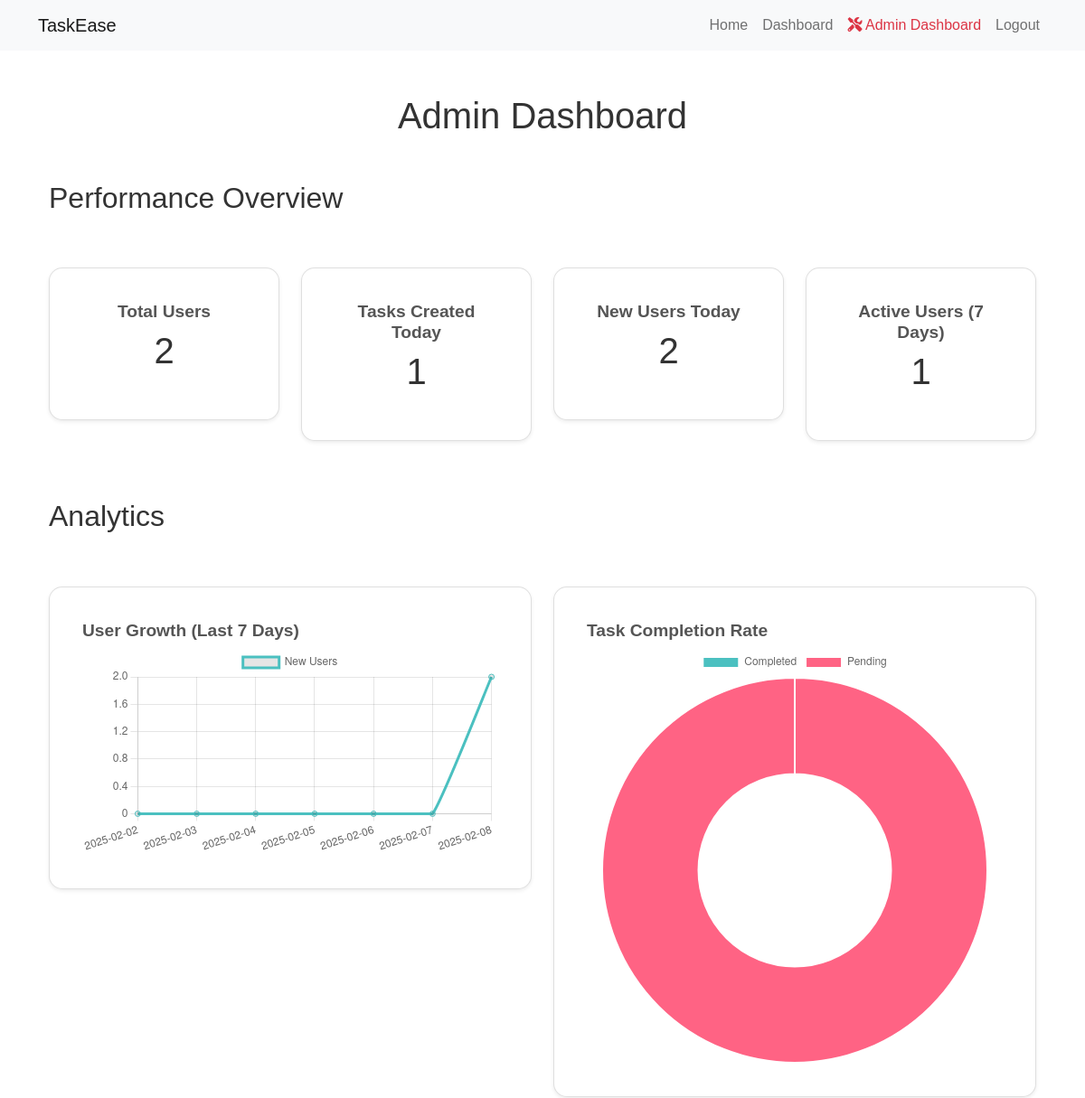
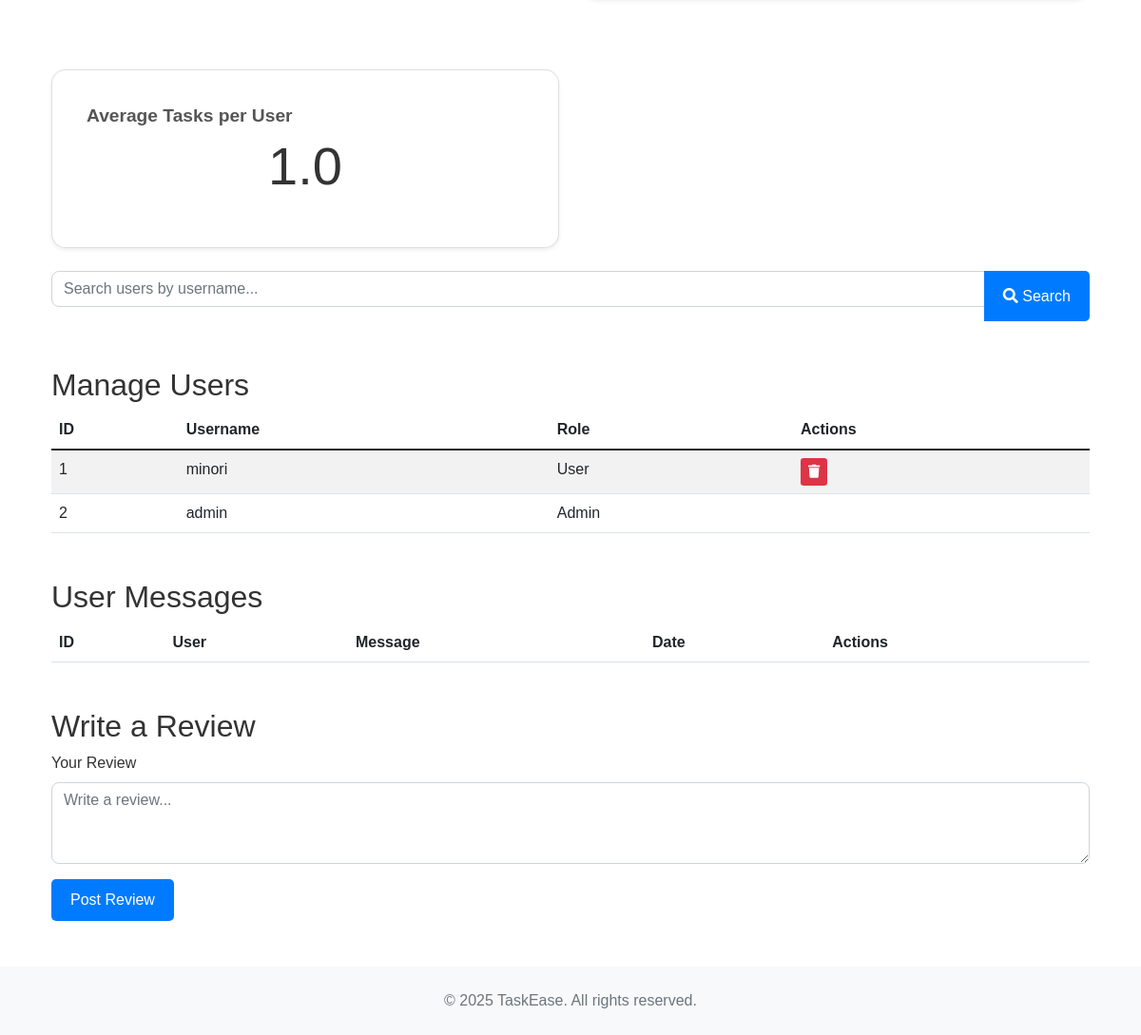
The app's page /admin (signed in) with its own data (2 pictures, top to bottom).
### app.py (models this page shows, shortened)
class User(UserMixin, db.Model):
    id = db.Column(db.Integer, primary_key=True)
    username = db.Column(db.String(80), unique=True, nullable=False)
    email = db.Column(db.String(120), unique=True, nullable=False)
    password_hash = db.Column(db.String(120), nullable=False)
    is_admin = db.Column(db.Boolean, default=False)
    tasks = db.relationship('Task', backref='user', lazy=True)
    date_created = db.Column(db.DateTime, default=datetime.utcnow)  # Added

### app.py (the view)
@app.route('/admin', methods=['GET'])
@login_required
def admin_dashboard():
    if not current_user.is_admin:
        flash('Access denied. Admins only.', 'danger')
        return redirect(url_for('index'))
    search_query = request.args.get('search', '')
    if search_query:
        users = User.query.filter(User.username.ilike(f"%{search_query}%")).all()
    else:
        users = User.query.all()
    total_users = User.query.count()
    tasks_today = Task.query.filter(Task.date_created >= datetime.utcnow().date()).count()
    new_users_today = User.query.filter(func.date(User.date_created) == datetime.utcnow().date()).count()
    user_growth_data = []
    user_growth_labels = []
    for i in range(6, -1, -1):
        date = datetime.utcnow().date() - timedelta(days=i)
        count = User.query.filter(func.date(User.date_created) == date).count()
        user_growth_data.append(count)
        user_growth_labels.append(date.strftime('%Y-%m-%d'))
    completed_tasks = Task.query.filter_by(completed=True).count()
    total_tasks = Task.query.count()
    task_completion_data = [completed_tasks, total_tasks - completed_tasks]
    seven_days_ago = datetime.utcnow() - timedelta(days=7)
    active_users_count = User.query.filter(User.id.in_(db.session.query(Task.user_id).filter(Task.date_created >= seven_days_ago))).count()
    avg_tasks_per_user = db.session.query(func.avg(db.session.query(func.count(Task.id)).group_by(Task.user_id).as_scalar())).scalar() or 0
    avg_tasks_per_user = round(float(avg_tasks_per_user), 2)
    messages = Message.query.order_by(Message.date_created.desc()).all()
    return render_template('admin_dashboard.html',
                           users=users,
                           total_users=total_users,
                           tasks_today=tasks_today,
                           new_users_today=new_users_today,
                           user_growth_data=user_growth_data,
                           user_growth_labels=user_growth_labels,
                           task_completion_data=task_completion_data,
                           active_users_count=active_users_count,
                           avg_tasks_per_user=avg_tasks_per_user,
                           messages=messages)

### app.py (called while the page is built)
@login_manager.user_loader
def load_user(user_id):
    return User.query.get(int(user_id))

### templates/admin_dashboard.html (shortened to what this page needs)
{% extends "base.html" %}
{% block content %}
<div class="container mt-5">
    <h1 class="text-center mb-4">Admin Dashboard</h1>
    <h2 class="mt-5">Performance Overview</h2>
    <div class="row text-center">
        <div class="col-md-3 mb-3">
            <div class="card shadow-sm">
                <div class="card-body">
                    <h5 class="card-title">Total Users</h5>
                    <p class="display-6">{{ total_users }}</p>
                </div>
            </div>
        </div>
        <div class="col-md-3 mb-3">
            <div class="card shadow-sm">
                <div class="card-body">
                    <h5 class="card-title">Tasks Created Today</h5>
                    <p class="display-6">{{ tasks_today }}</p>
                </div>
            </div>
        </div>
        <div class="col-md-3 mb-3">
            <div class="card shadow-sm">
                <div class="card-body">
                    <h5 class="card-title">New Users Today</h5>
                    <p class="display-6">{{ new_users_today }}</p>
                </div>
            </div>
        </div>
        <div class="col-md-3 mb-3">
            <div class="card shadow-sm">
                <div class="card-body">
                    <h5 class="card-title">Active Users (7 Days)</h5>
                    <p class="display-6">{{ active_users_count }}</p>
                </div>
            </div>
        </div>
    </div>
    <h2 class="mt-5">Analytics</h2>
    <div class="row">
        <div class="col-md-6 mb-4">
            <div class="card shadow-sm">
                <div class="card-body">
                    <h5 class="card-title">User Growth (Last 7 Days)</h5>
                    <canvas id="userGrowthChart"></canvas>
                </div>
            </div>
        </div>
        <div class="col-md-6 mb-4">
            <div class="card shadow-sm">
                <div class="card-body">
                    <h5 class="card-title">Task Completion Rate</h5>
                    <canvas id="taskCompletionChart"></canvas>
                </div>
            </div>
        </div>
    </div>
    <div class="row">
        <div class="col-md-6 mb-4">
            <div class="card shadow-sm">
                <div class="card-body">
                    <h5 class="card-title">Average Tasks per User</h5>
                    <p class="display-4 text-center">{{ avg_tasks_per_user }}</p>
                </div>
            </div>
        </div>
    </div>
    <form action="{{ url_for('admin_dashboard') }}" method="GET" class="mb-3">
        <div class="input-group">
            <input type="text" name="search" class="form-control" placeholder="Search users by username..." value="{{ request.args.get('search', '') }}">
            <button type="submit" class="btn btn-primary"><i class="fas fa-search"></i> Search</button>
        </div>
    </form>
    <h2 class="mt-5">Manage Users</h2>
    <table class="table table-striped">
        <thead>
            <tr>
                <th>ID</th>
                <th>Username</th>
                <th>Role</th>
                <th>Actions</th>
            </tr>
        </thead>
        <tbody>
            {% for user in users %}
                <tr>
                    <td>{{ user.id }}</td>
                    <td>{{ user.username }}</td>
                    <td>
                        {% if user.is_admin %}
                            Admin
                        {% else %}
                            User
                        {% endif %}
                    </td>
                    <td>
                        {% if not user.is_admin %}
                            <a href="{{ url_for('delete_user', user_id=user.id) }}" class="btn btn-danger btn-sm">
                                <i class="fas fa-trash"></i>
                            </a>
                        {% endif %}
                    </td>
                </tr>
            {% endfor %}
        </tbody>
    </table>
    <h2 class="mt-5">User Messages</h2>
    <table class="table table-striped">
        <thead>
            <tr>
                <th>ID</th>
                <th>User</th>
                <th>Message</th>
                <th>Date</th>
                <th>Actions</th>
            </tr>
        </thead>
    </table>
    <h2 class="mt-5">Write a Review</h2>
    <form method="POST" action="{{ url_for('admin_write_review') }}">
        <div class="mb-3">
            <label for="adminReview" class="form-label">Your Review</label>
            <textarea class="form-control" id="adminReview" name="content" rows="3" placeholder="Write a review..." required></textarea>
        </div>
        <button type="submit" class="btn btn-primary">Post Review</button>
    </form>
</div>
<script>
    // User Growth Chart
    var userGrowthCtx = document.getElementById('userGrowthChart').getContext('2d');
    var userGrowthChart = new Chart(userGrowthCtx, {
        type: 'line',
        data: {
            labels: {{ user_growth_labels | tojson }},
            datasets: [{
                label: 'New Users',
                data: {{ user_growth_data | tojson }},
                borderColor: 'rgb(75, 192, 192)',
                tension: 0.1
            }]
        },
        options: {
            responsive: true,
            scales: {
                y: {
                    beginAtZero: true
                }
            }
        }
    });
    // Task Completion Chart
    var taskCompletionCtx = document.getElementById('taskCompletionChart').getContext('2d');
    var taskCompletionChart = new Chart(taskCompletionCtx, {
        type: 'doughnut',
        data: {
            labels: ['Completed', 'Pending'],
            datasets: [{
                data: {{ task_completion_data | tojson }},
                backgroundColor: ['rgb(75, 192, 192)', 'rgb(255, 99, 132)']
            }]
        },
        options: {
            responsive: true
        }
    });
</script>
{% endblock %}

### templates/base.html (shortened to what this page needs)
<!DOCTYPE html>
<html lang="en">
<head>
    <link href="https://cdn.jsdelivr.net/npm/bootstrap@5.1.3/dist/css/bootstrap.min.css" rel="stylesheet">
    <link href="{{ url_for('static', filename='style.css') }}" rel="stylesheet">
    <link rel="stylesheet" href="https://cdnjs.cloudflare.com/ajax/libs/font-awesome/5.15.4/css/all.min.css">
</head>
<body>
    <nav class="navbar navbar-expand-lg navbar-light bg-light">
        <div class="container">
            <a class="navbar-brand" href="{{ url_for('home') }}">TaskEase</a>
            <div class="collapse navbar-collapse" id="navbarNav">
                <ul class="navbar-nav ms-auto">
                    <li class="nav-item">
                        <a class="nav-link" href="{{ url_for('home') }}">Home</a>
                    </li>
                    {% if current_user.is_authenticated %}
                        <li class="nav-item">
                            <a class="nav-link" href="{{ url_for('index') }}">Dashboard</a>
                        </li>
                        {% if current_user.is_admin %}
                            <li class="nav-item">
                                <a class="nav-link text-danger" href="{{ url_for('admin_dashboard') }}">
                                    <i class="fas fa-tools"></i> Admin Dashboard
                                </a>
                            </li>
                        {% endif %}
                        <li class="nav-item">
                            <a class="nav-link" href="{{ url_for('logout') }}">Logout</a>
                        </li>
                    {% endif %}
                </ul>
            </div>
        </div>
    </nav>
    <div class="container mt-4">
        {% block content %}{% endblock %}
    </div>
    {% block footer %}
    <footer class="footer bg-light py-4 mt-5">
        <div class="container text-center">
            <span class="text-muted">&copy; 2025 TaskEase. All rights reserved.</span>
        </div>
    </footer>
    {% endblock %}
</body>
</html>

### static/style.css (style rules this page uses)
.card { border-radius: 15px; margin-top: 50px; padding: 20px; box-shadow: 0 4px 8px rgba(0, 0, 0, 0.1); }
.form-control { border-radius: 8px; margin-bottom: 15px; }
.btn-primary { background-color: #7091E6; border-radius: 8px; border: none; }
a { color: #7091E6; }
.footer { background-color: #EDEBF5; position: relative; bottom: 0; width: 100%; padding: 20px 0; color: #8697C4; text-align: center; }
html { scroll-behavior: smooth; }
body { font-family: Arial, sans-serif; margin: 0; padding: 0; color: #333; }
.btn-primary { background-color: #7091E6; border: none; border-radius: 5px; padding: 10px 20px; font-size: 1rem; color: #fff; }
.card { border-radius: 15px; box-shadow: 0 4px 8px rgba(0, 0, 0, 0.1); }
.card-title { font-size: 1.2rem; font-weight: bold; color: #555; }
.btn-primary { background-color: #007bff; border: none; }
.btn-danger { background-color: #dc3545; border: none; }

### records on screen
User: id "1", username "minori", is_admin "User"
User: id "2", username "admin", is_admin "Admin"

### other values on screen
{{ total_users }} "2"
{{ tasks_today }} "1"
{{ new_users_today }} "2"
{{ active_users_count }} "1"
{{ avg_tasks_per_user }} "1.0"
chart data {{ user_growth_labels | tojson }} ["2025-02-02", "2025-02-03", "2025-02-04", "2025-02-05", "2025-02-06", "2025-02-07", "2025-02-08"]
chart data {{ user_growth_data | tojson }} [0, 0, 0, 0, 0, 0, 2]
chart data {{ task_completion_data | tojson }} [0, 1]
